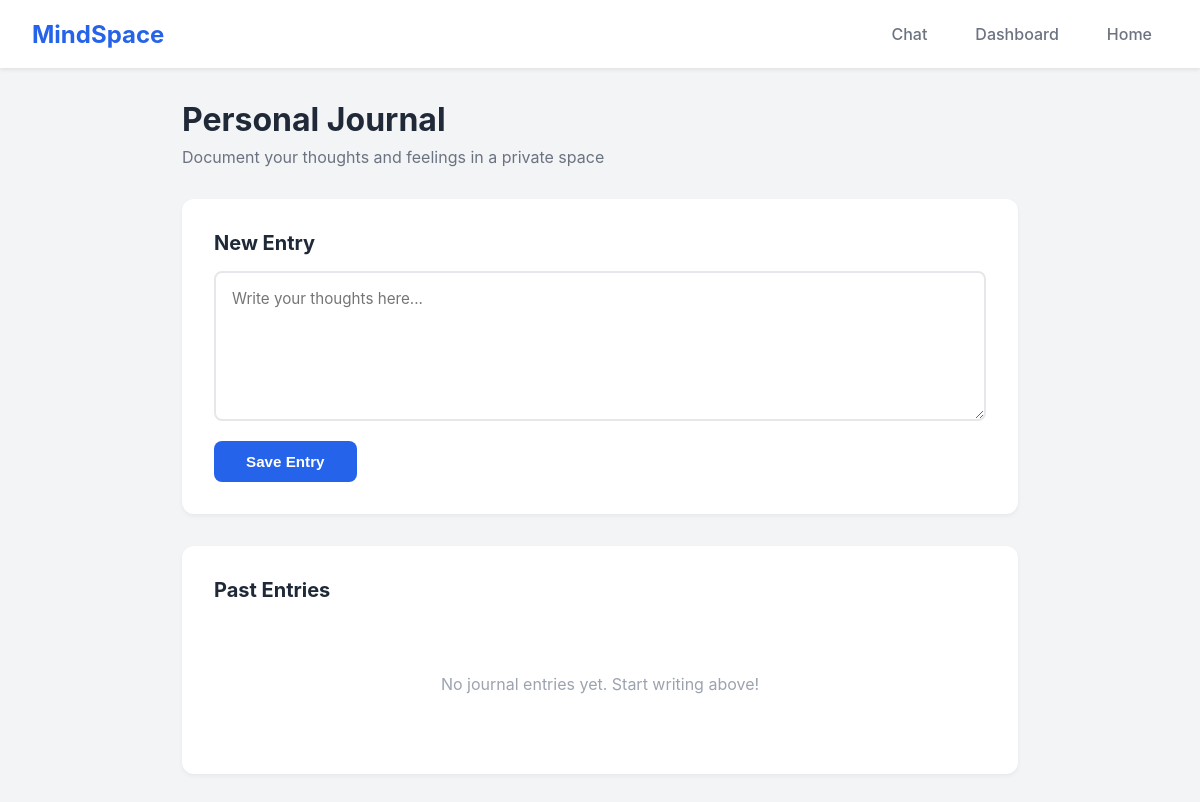
/journal/ (signed in), run on an earlier commit of the app's database.
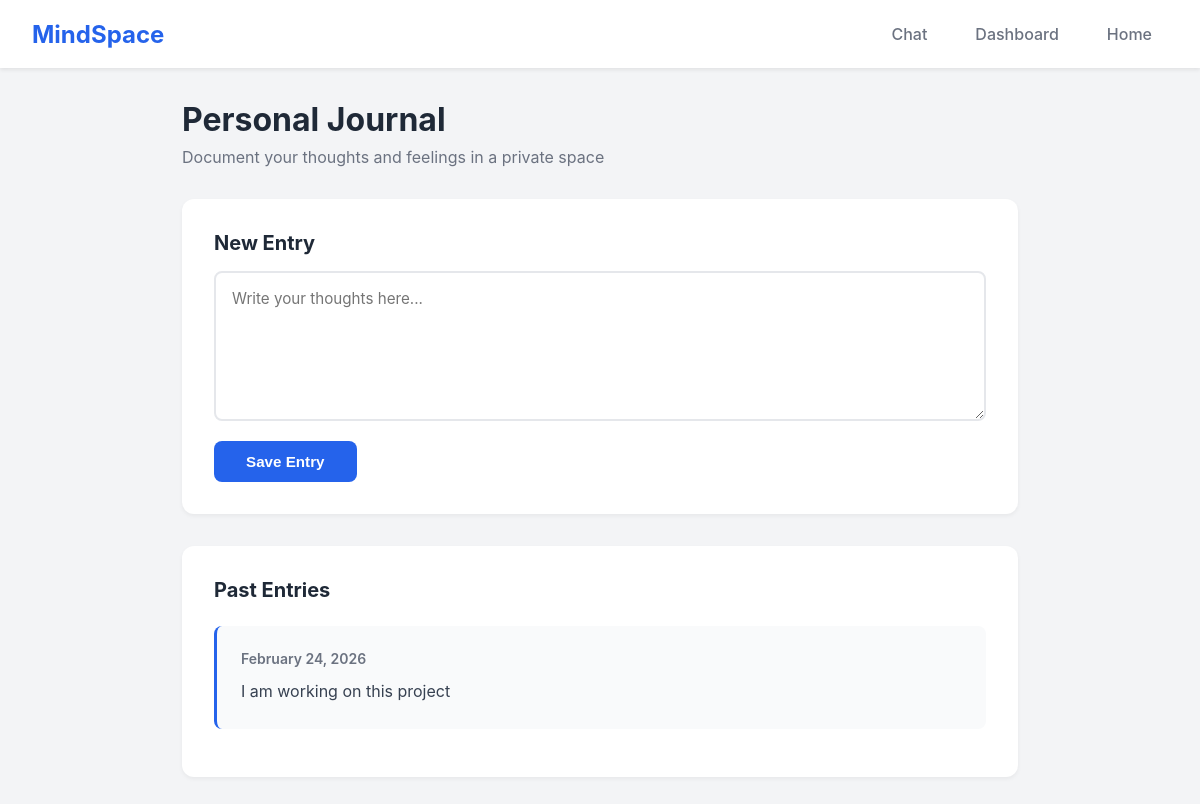
And on a later commit of the database.
### User/models.py (models this page shows, shortened)
class Journal(models.Model):
    user = models.ForeignKey(User, on_delete=models.CASCADE, related_name="journals")
    text = models.TextField()
    date = models.DateField(auto_now_add=True)

### User/views.py (the view, shortened to what this page needs)
# urls.py: path('journal/', journal, name="journal"),
@login_required
def journal(request):
    journals = Journal.objects.filter(user=request.user).order_by('-date')
    return render(request, 'journal.html', {'journals': journals})

### User/templates/journal.html (shortened to what this page needs)
<!DOCTYPE html>
<html lang="en">
<head>
</head>
<body>
    <nav class="navbar">
        <div class="logo">MindSpace</div>
        <div class="nav-links">
            <a href="{% url 'chatbot' %}">Chat</a>
            <a href="{% url 'dashboard' %}">Dashboard</a>
            <a href="{% url 'landing' %}">Home</a>
        </div>
    </nav>
    <div class="container">
        <div class="page-header">
            <h1>Personal Journal</h1>
            <p>Document your thoughts and feelings in a private space</p>
        </div>
        <div class="form-container">
            <h2>New Entry</h2>
            <form method="POST" action="{% url 'journal' %}">
                <textarea name="j" placeholder="Write your thoughts here..." required></textarea>
                <button type="submit">Save Entry</button>
            </form>
        </div>
        <div class="journals-container">
            <h2>Past Entries</h2>
            {% if journals %}
                {% for journal in journals %}
                    <div class="journal-entry">
                        <div class="journal-date">{{ journal.date|date:"F d, Y" }}</div>
                        <div class="journal-text">{{ journal.text }}</div>
                    </div>
                {% endfor %}
            {% else %}
                <div class="no-journals">No journal entries yet. Start writing above!</div>
            {% endif %}
        </div>
    </div>
</body>
</html>

What changed in the data, as far as the page shows it:
added Journal: date "February 24, 2026", text "I am working on this project"
Also different on the page:
text no longer shown: "No journal entries yet. Start writing above!"
